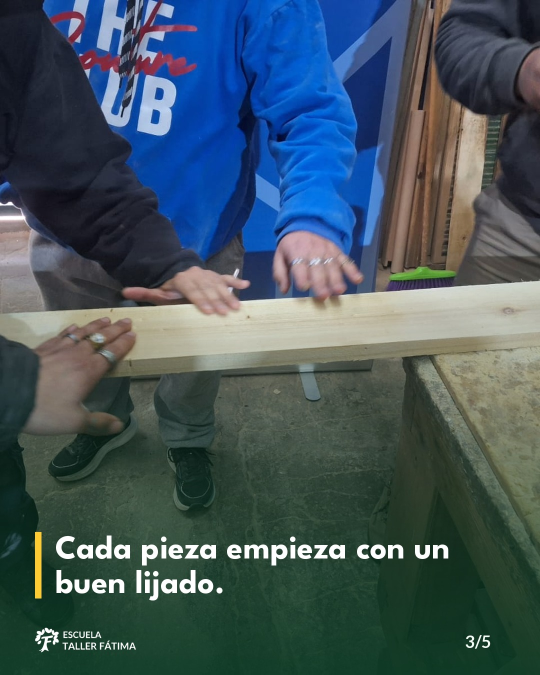
#> input picture clientes/tallerfatima/img/1117-carpinteria-3.jpg, 1080 x 1350 px, given in place of logo-verde.png, which was not available (shown at 1/2 size)
$ python invitacion_familias.py
#> lines starting #> are read from the running program, lines starting #| are printed output that depends on the picture; after the words box and inside, x2 and y2 are one past the last pixel; in counts of white or black regions, pixels touching at a corner belong together
from PIL import Image, ImageDraw, ImageFont, ImageEnhance, ImageFilter
SP=lambda s:ImageFont.truetype('/tmp/ttf/league-spartan-latin-700-normal.ttf',s)
LB=lambda s:ImageFont.truetype('/tmp/ttf/lato-latin-700-normal.ttf',s)
LR=lambda s:ImageFont.truetype('/tmp/ttf/lato-latin-400-normal.ttf',s)
VERDE=(0,137,76); AMA=(255,203,51); MAR=(82,69,59); CREMA=(245,251,246); TURQ=(23,145,156); VCLARO=(120,176,42)
LOGO_V='/home/claude/marcas/clientes/tallerfatima/marca/logo-verde.png'
HOJA='/home/claude/marcas/clientes/tallerfatima/marca/hoja-verde.png'
def foto(path,w,h,cx=0.5,cy=0.4,top_cut=0.0):
    im=Image.open(path).convert('RGB'); W0,H0=im.size; im=im.crop((0,int(H0*top_cut),W0,H0)); W0,H0=im.size
    k=max(w/W0,h/H0); im=im.resize((int(W0*k)+1,int(H0*k)+1),Image.LANCZOS)
    x=int((im.width-w)*cx); y=int((im.height-h)*cy); im=im.crop((x,y,x+w,y+h))
    return ImageEnhance.Color(ImageEnhance.Sharpness(im).enhance(1.4)).enhance(1.08)
def c_(d,y,t,f,col,W): d.text(((W-d.textlength(t,font=f))/2,y),t,font=f,fill=col)
def tarjeta(W,H,salida,k=1.0):
#> called with W = 1080, H = 1620, salida = 'invitacion-familias.jpg', k = 1
    c=Image.new('RGB',(W,H),CREMA); d=ImageDraw.Draw(c)
    # marco verde fino
    m=int(34*k); d.rounded_rectangle([m,m,W-m,H-m],int(30*k),outline=VERDE,width=int(5*k))
    # logo
    lg=Image.open(LOGO_V).convert('RGBA'); lg.thumbnail((int(330*k),int(150*k))); c.paste(lg,((W-lg.width)//2,int(80*k)),lg)
    y=int(80*k)+lg.height+int(40*k)
#> y = 270
    c_(d,y,'Queridas familias:',SP(int(86*k)),VERDE,W); y+=int(116*k)
#> after `y += int(116 * k)`: y = 386
    for l in ['Con mucha alegría los invitamos a','acompañar a nuestros alumnos y alumnas','en la Entrega de Certificados 2026.']:
        c_(d,y,l,LR(int(40*k)),MAR,W); y+=int(54*k)
#> after the loop, y = 548
    y+=int(14*k)
#> y = 562
    c_(d,y,'¡Este logro también es de ustedes!',LB(int(42*k)),VERDE,W); y+=int(80*k)
#> after `y += int(80 * k)`: y = 642
    # foto redondeada
    pw,ph=W-int(220*k),int(800*k)
    p=foto('familias.jpg',pw,ph,0.45,0.6); mk=Image.new('L',(pw,ph),0); ImageDraw.Draw(mk).rounded_rectangle([0,0,pw,ph],int(26*k),fill=255)
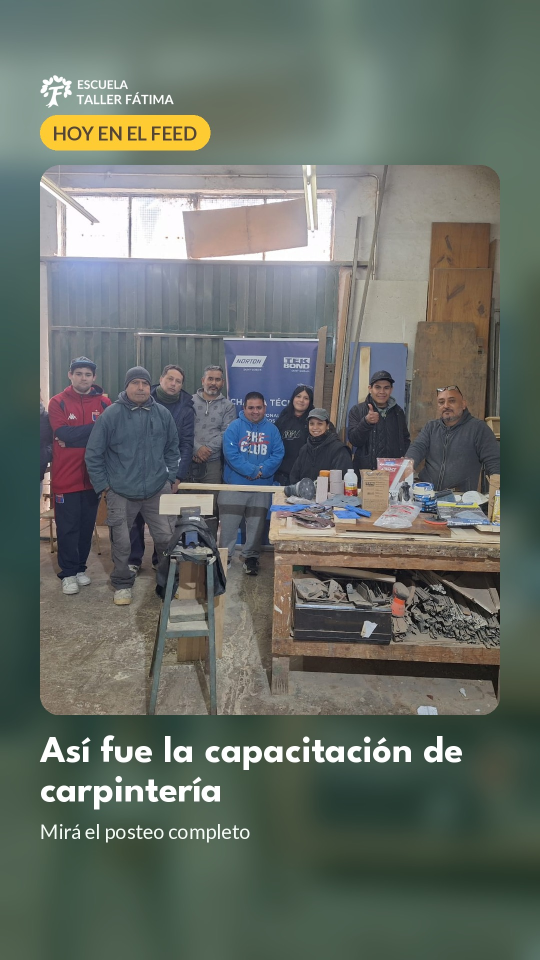
#> input picture clientes/tallerfatima/img/1117-historia.jpg, 1080 x 1920 px, given in place of familias.jpg, which was not available (shown at 1/2 size)
#> in foto, im is the input picture: PIL image 1080x1920 RGB; mean R, G, B 102.7, 109.7, 102.1
#> in foto, `im = im.crop((x, y, x + w, y + h))`:
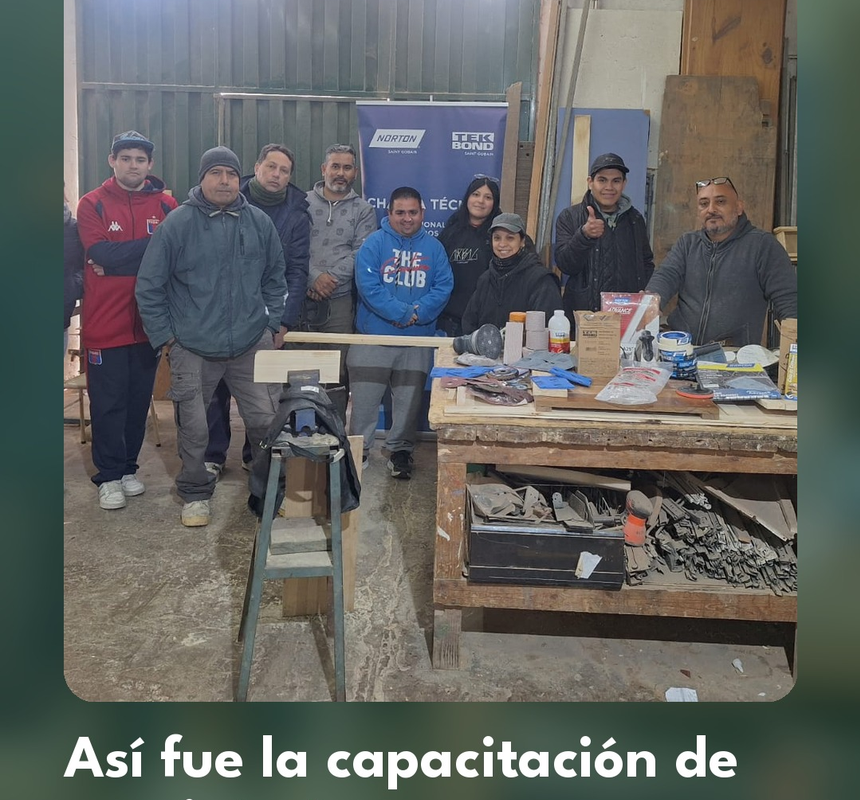
#> im: PIL image 860x800 RGB; mean R, G, B 97.4, 99.6, 97
#> after `mk = Image.new('L', (pw, ph), 0)`: mk: PIL image 860x800 L; every value is 0
#> after `ImageDraw.Draw(mk).rounded_rectangle([0, 0, pw, ph], int(26 * k), fill`:
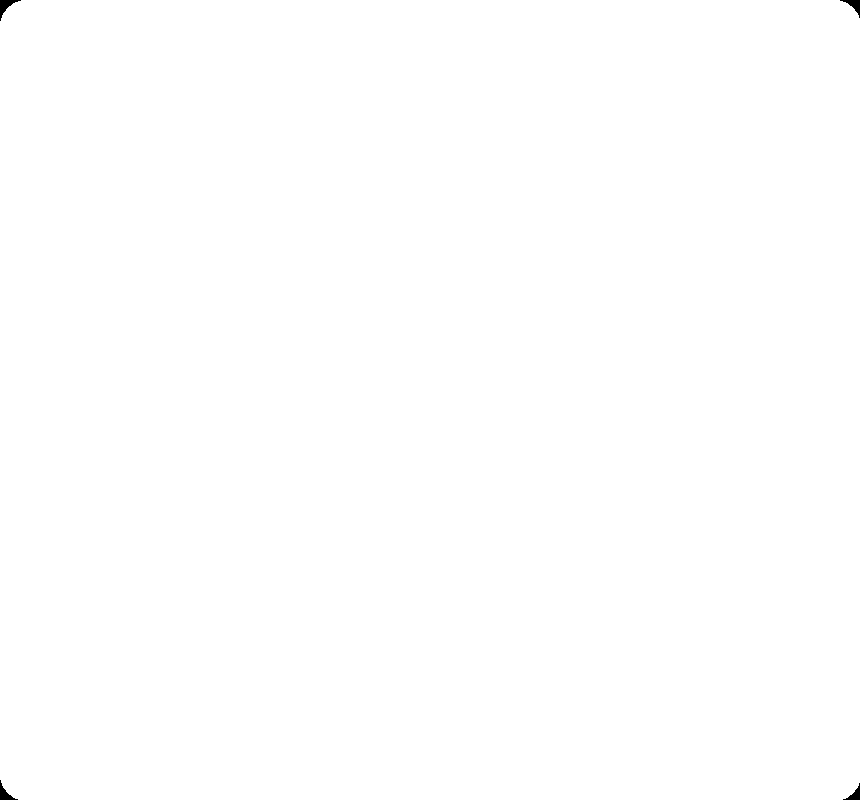
#> mk: PIL image 860x800 L; 99.9% white; 4 black regions, box (x1, y1, x2, y2) and area: (0, 0, 21, 21) 150, (840, 0, 860, 18) 129, (0, 780, 18, 800) 129, (843, 783, 860, 800) 109
    c.paste(p,(int(110*k),y),mk);
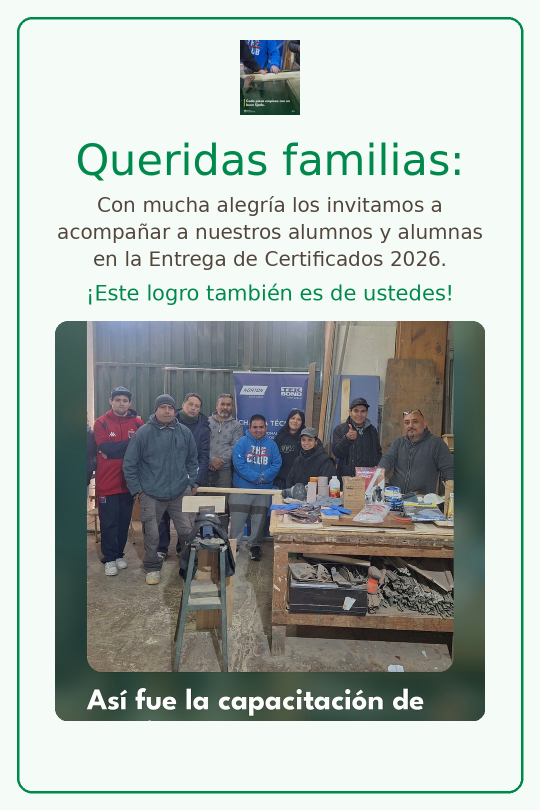
#> c: PIL image 1080x1620 RGB (shown at 1/2 size); mean R, G, B 176.9, 184.8, 179.3
    # cinta con fecha sobre la foto
    yb=y+ph-int(60*k); bw=int(700*k); bx=(W-bw)//2
#> after `yb = y + ph - int(60 * k)`: yb = 1382
    d.rounded_rectangle([bx,yb,bx+bw,yb+int(120*k)],int(20*k),fill=VERDE)
    c_(d,yb+int(16*k),'Jueves 10 de diciembre · 18 h',SP(int(48*k)),'white',W)
    c_(d,yb+int(72*k),'Mozart 550 · Escuela Taller Fátima',LB(int(32*k)),AMA,W)
    y=yb+int(150*k)
#> y = 1532
    c_(d,y,'Los esperamos para celebrar juntos 💚'.replace(' 💚',''),SP(int(44*k)),VERDE,W)
    # puntos de color
    yy=H-int(80*k)
    for i,col in enumerate([AMA,TURQ,VCLARO]):
        cx=W//2+(i-1)*int(40*k); d.ellipse([cx-int(10*k),yy-int(10*k),cx+int(10*k),yy+int(10*k)],fill=col)
    c.save(salida,quality=94,dpi=(300,300) if k>1.5 else (72,72))
tarjeta(1080,1620,'invitacion-familias.jpg')          # para mandar por WhatsApp
tarjeta(1748,2622,'invitacion-familias-A5.jpg',k=1.62) # A5 a 300 dpi (aprox 14,8 x 22,2 cm)
#> call 2 of tarjeta, with W = 1748, H = 2622, salida = 'invitacion-familias-A5.jpg', k = 1.62
#> in tarjeta (call 2), `c.paste(lg, ((W - lg.width) // 2, int(80 * k)), lg)`:
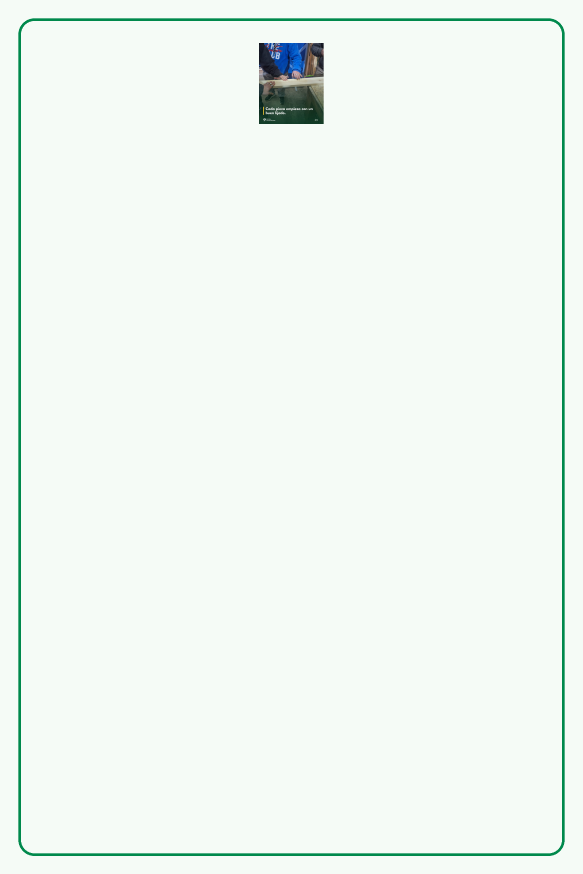
#> c: PIL image 1748x2622 RGB (shown at 1/3 size); mean R, G, B 239.7, 247.7, 242
#> after the loop in tarjeta (call 2), `for l in ['Con mucha alegría los invitamos a','acompañar a nuestros al..`: y = 884
#> in tarjeta (call 2), `y+=int(14*k)`: y = 906
#> in tarjeta (call 2), `y += int(80 * k)`: y = 1035
#> in tarjeta (call 2), `mk = Image.new('L', (pw, ph), 0)`: mk: PIL image 1392x1296 L; every value is 0
#> in tarjeta (call 2), `ImageDraw.Draw(mk).rounded_rectangle([0, 0, pw, ph], int(26 * k), fill`: mk: PIL image 1392x1296 L; 99.9% white; 4 black regions, box (x1, y1, x2, y2) and area: (0, 0, 36, 36) 393, (1357, 0, 1392, 31) 357, (0, 1261, 31, 1296) 357, (1362, 1266, 1392, 1296) 322
#> in tarjeta (call 2), `c.paste(p,(int(110*k),y),mk);`:
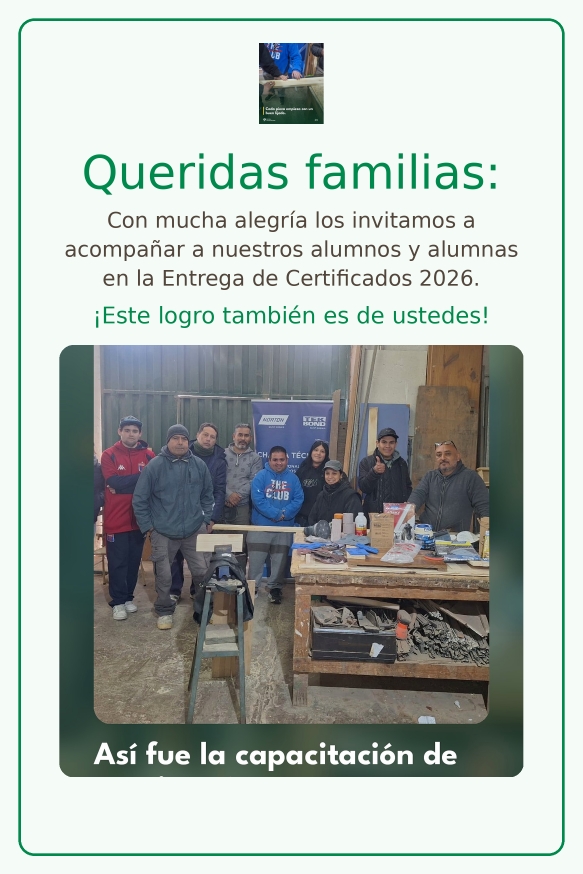
#> c: PIL image 1748x2622 RGB (shown at 1/3 size); mean R, G, B 176.9, 184.8, 179.3
#> in tarjeta (call 2), `yb = y + ph - int(60 * k)`: yb = 2234
#> in tarjeta (call 2), `y=yb+int(150*k)`: y = 2477
#> in tarjeta (call 2), `c.save(salida,quality=94,dpi=(300,300) if k>1.5 else (72,72))`:
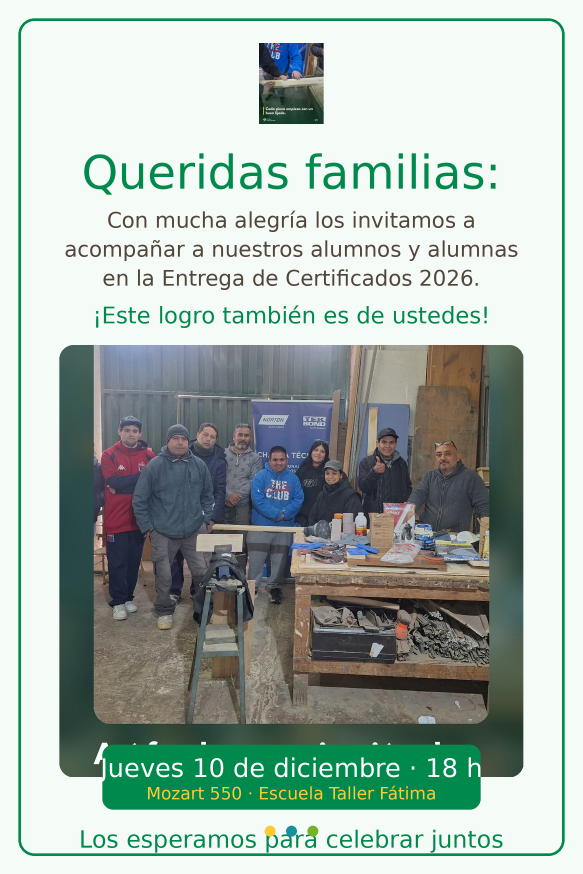
#> saved as invitacion-familias-A5.jpg: PIL image 1748x2622 RGB (shown at 1/3 size); mean R, G, B 168.9, 182.5, 174.2
